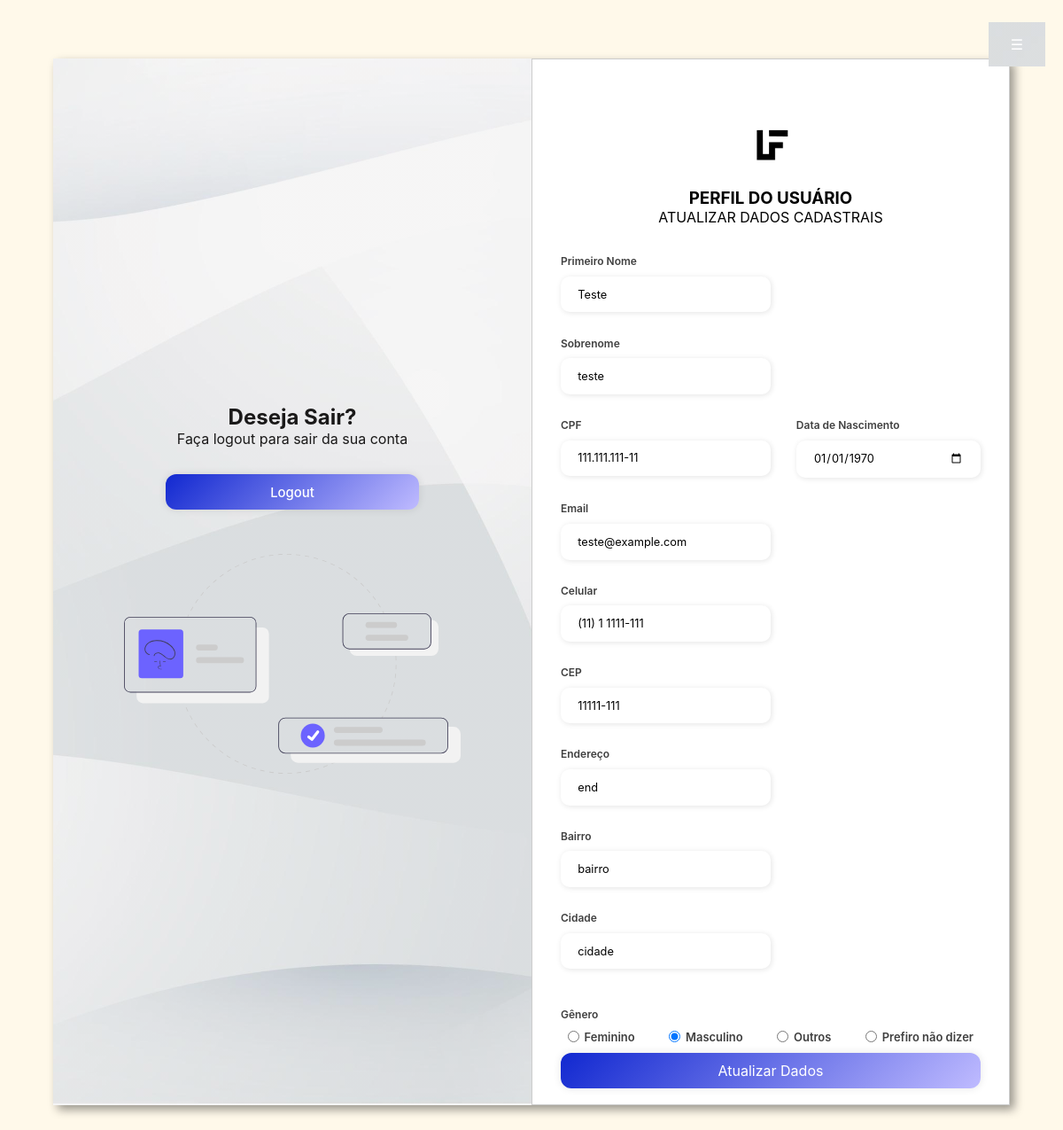
The page /usuario.php (signed in) on the database its author committed.
### tables this page shows
CREATE TABLE `users` (
  `id` int(11) NOT NULL,
  `password` varchar(255) NOT NULL,
  `email` varchar(100) NOT NULL,
  `reset_token` varchar(255) DEFAULT NULL,
  `token_expiry` datetime DEFAULT NULL,
  `firstname` varchar(255) NOT NULL,
  `lastname` varchar(255) NOT NULL,
  `cpf` varchar(14) NOT NULL,
  `birthdate` date NOT NULL DEFAULT '1970-01-01',
  `phone` varchar(15) NOT NULL,
  `cep` varchar(10) NOT NULL,
  `address` varchar(255) NOT NULL,
  `neighborhood` varchar(255) NOT NULL,
  `city` varchar(255) NOT NULL,
  `gender` varchar(50) NOT NULL
);

### usuario.php (the view, shortened to what this page needs)
<?php
include 'config.php';
$user_id = $_SESSION['user_id'];
$sql = "SELECT firstname, lastname, cpf, birthdate, email, phone, cep, address, neighborhood, city, gender FROM users WHERE id = ?";
$stmt = $conn->prepare($sql);
$stmt->bind_param("i", $user_id);
$stmt->execute();
$result = $stmt->get_result();
$user = $result->fetch_assoc();
?>
<!DOCTYPE html>
<html lang="pt-BR">
<head>
    <link rel="stylesheet" href="#">
</head>
<body>
    <div class="main-container">
        <div class="left-content">
            <div class="content">
                <h2>Deseja Sair?</h2>
                <p>Faça logout para sair da sua conta</p>
                <br>
                <button class="btn" id="login"><a href="?logout">Logout</a></button>
                <br><br>
                <img src="CSS/images/img3.svg" alt="">
            </div>
        </div>
        <div class="right-content">
            <form method="POST">
                <div class="form-header">
                    <div class="title">
                        <a href="index.php"><img src="CSS/images/logo2.png" alt="" class="logo"></a>
                        <h3>PERFIL DO USUÁRIO</h3>
                        <p>Atualizar dados cadastrais</p>
                    </div>
                </div>
                <div class="input-group">
                    <div class="input-box">
                        <label for="firstname">Primeiro Nome</label>
                        <input type="text" name="firstname" value="<?php echo htmlspecialchars($user['firstname']); ?>" placeholder="Digite seu primeiro nome" required>
                    </div>
                    <div class="input-box">
                        <label for="lastname">Sobrenome</label>
                        <input type="text" name="lastname" value="<?php echo htmlspecialchars($user['lastname']); ?>" placeholder="Digite seu sobrenome" required>
                    </div>
                    <div class="input-box">
                        <label for="cpf">CPF</label>
                        <input type="text" id="cpf" name="cpf" value="<?php echo htmlspecialchars($user['cpf']); ?>" placeholder="Digite seu CPF" required>
                    </div>
                    <div class="input-box">
                        <label for="birthdate">Data de Nascimento</label>
                        <input type="date" name="birthdate" value="<?php echo htmlspecialchars($user['birthdate']); ?>" required>
                    </div>
                    <div class="input-box">
                        <label for="email">Email</label>
                        <input type="email" name="email" value="<?php echo htmlspecialchars($user['email']); ?>" placeholder="Digite seu e-mail" required>
                    </div>
                    <div class="input-box">
                        <label for="phone">Celular</label>
                        <input type="text" id="phone" name="phone" value="<?php echo htmlspecialchars($user['phone']); ?>" placeholder="(xx) xxxx-xxxx" required>
                    </div>
                    <div class="input-box">
                        <label for="cep">CEP</label>
                        <input type="text" id="cep" name="cep" value="<?php echo htmlspecialchars($user['cep']); ?>" placeholder="Digite seu CEP" required>
                    </div>
                    <div class="input-box">
                        <label for="address">Endereço</label>
                        <input type="text" name="address" value="<?php echo htmlspecialchars($user['address']); ?>" placeholder="Digite nome da rua" required>
                    </div>
                    <div class="input-box">
                        <label for="neighborhood">Bairro</label>
                        <input type="text" name="neighborhood" value="<?php echo htmlspecialchars($user['neighborhood']); ?>" placeholder="Digite nome do bairro" required>
                    </div>
                    <div class="input-box">
                        <label for="city">Cidade</label>
                        <input type="text" name="city" value="<?php echo htmlspecialchars($user['city']); ?>" placeholder="Digite nome da cidade" required>
                    </div>
                </div>
                <div class="gender-inputs">
                    <div class="gender-title">
                        <h6>Gênero</h6>
                    </div>
                    <div class="gender-group">
                        <div class="gender-input">
                            <input id="female" type="radio" name="gender" value="Feminino" required <?php if($user['gender'] == 'Feminino') echo 'checked'; ?>>
                            <label for="female">Feminino</label>
                        </div>
                        <div class="gender-input">
                            <input id="male" type="radio" name="gender" value="Masculino" required <?php if($user['gender'] == 'Masculino') echo 'checked'; ?>>
                            <label for="male">Masculino</label>
                        </div>
                        <div class="gender-input">
                            <input id="others" type="radio" name="gender" value="Outros" required <?php if($user['gender'] == 'Outros') echo 'checked'; ?>>
                            <label for="others">Outros</label>
                        </div>
                        <div class="gender-input">
                            <input id="none" type="radio" name="gender" value="Prefiro não dizer" required <?php if($user['gender'] == 'Prefiro não dizer') echo 'checked'; ?>>
                            <label for="none">Prefiro não dizer</label>
                        </div>
                    </div>
                </div>
                <div class="continue-button">
                    <button type="submit">Atualizar Dados</button>
                </div>
            </form>
        </div>
    </div>
    <button class="menu-btn" id="menu-btn" onclick="toggleNav()">☰</button>
</body>
</html>

### usuario.php (style rules this page uses)
.menu-btn { position: fixed; top: 25px; right: 20px; background: linear-gradient(to top, rgba(179, 177, 177, 0.2) 50%, rgba(179, 177, 177, 0.2) 50%), url(CSS/images/op.jpg); color: #fff; padding: 15px 25px; font-size: 1em; border: none; cursor: pointer; z-index: 10000; }
* { padding: 0; margin: 0; box-sizing: border-box; font-family: 'Inter', sans-serif; }
body { width: 100%; height: 100vh; display: flex; justify-content: center; align-items: center; background: #fff9ea; }
.main-container { width: 70%; display: flex; flex-wrap: nowrap; box-shadow: 5px 5px 10px rgba(0, 0, 0, 0.4); overflow: hidden; height: 90vh; }
.left-content, .right-content { flex: 1 1 50%; display: flex; justify-content: center; align-items: center; height: 100%; flex-direction: column; }
.left-content { background: linear-gradient(to top, rgba(210, 208, 208, 0.2)50%,rgba(210, 208, 208, 0.2)50%), url(CSS/images/op.jpg); background-size: cover; background-position: center; padding: 2rem; }
.left-content img { max-width: 80%; height: auto; }
.left-content .content { display: flex; flex-direction: column; justify-content: center; align-items: center; text-align: center; color: #1a1919; margin-top: 1rem; }
.btn { width: 60%; height: 40px; background: linear-gradient(-45deg, #bfbbff, #1128d0); border: none; outline: none; border-radius: 12px; box-shadow: 0 0 10px rgba(0, 0, 0, .1); cursor: pointer; font-size: 16px; color: #ffffff; margin: 10px 0; padding: 0.62rem; }
.btn a { text-decoration: none; font-size: 0.93rem; font-weight: 500; color: #fff; }
.right-content { background-color: #fff; padding: 3rem; border: 1px solid #ccc; box-sizing: border-box; overflow-y: auto; height: 100%; }
.form-header { margin-top: 1rem; margin-bottom: 1rem; display: flex; flex-direction: column; text-transform: uppercase; }
.form-header img { width: 5rem; justify-content: space-between; float: right; margin-top: 30px; }
.title { display: flex; justify-content: space-between; align-items: center; flex-direction: column; }
.input-group { display: flex; flex-wrap: wrap; justify-content: space-between; padding: 1rem 0; }
.input-box { display: flex; flex-direction: column; margin-bottom: 1.1rem; flex: 0.47; }
.input-box input { margin: 0.6rem 0; padding: 0.8rem 1.2rem; border: none; border-radius: 10px; box-shadow: 1px 1px 6px #0000001c; font-size: 0.8rem; }
.input-box label, .gender-title h6 { font-size: 0.75rem; font-weight: 600; color: #000000c0; }
.input-box input::placeholder { color: #000000be; }
.gender-group { display: flex; justify-content: space-between; margin-top: 0.62rem; padding: 0 .5rem; }
.gender-input { display: flex; align-items: center; }
.gender-input input { margin-right: 0.35rem; }
.gender-input label { font-size: 0.81rem; font-weight: 600; color: #000000c0; }
.continue-button button { width: 100%; height: 40px; background: linear-gradient(-45deg, #bfbbff, #1128d0); border: none; outline: none; border-radius: 12px; box-shadow: 0 0 10px rgba(0, 0, 0, .1); cursor: pointer; font-size: 16px; color: #ffffff; margin: 10px 0; padding: 0.62rem; }
@media (max-width: 1330px) { .main-container { width: 90%; } }
@media (max-width: 1330px) { .right-content { padding: 2rem; } }

### rows shown on the page
users: firstname "Teste", lastname "teste", cpf "111.111.111-11", birthdate "01/01/1970", email "teste@example.com", phone "(11) 1 1111-111", cep "11111-111", address "end", neighborhood "bairro", city "cidade", gender "☐ Feminino", gender "☑ Masculino", gender "☐ Outros", gender "☐ Prefiro não dizer"
